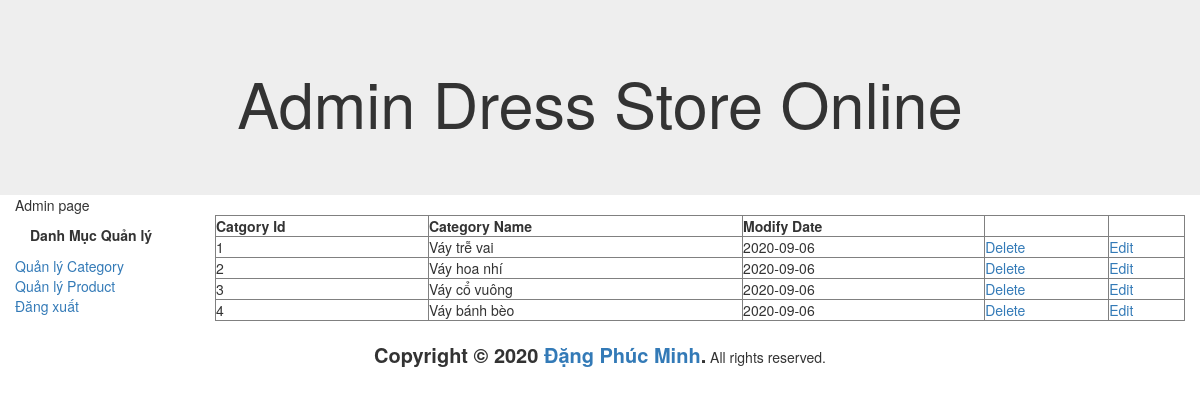
Page /admin/index_admin.php on the committed database.
### tables this page shows
CREATE TABLE `category` (
  `cateId` int(5) UNSIGNED NOT NULL,
  `cateName` varchar(50) NOT NULL DEFAULT '',
  `isShow` tinyint(1) DEFAULT NULL,
  `createDate` date DEFAULT NULL,
  `modifyDate` date DEFAULT NULL
);

### admin/index_admin.php (the view, shortened to what this page needs)
<?php
$conn = connectDB();
$sql = "select cateId, cateName, modifyDate from category";
$result = mysqli_query($conn, $sql);
?>
<!DOCTYPE html>
<html>
<head>
<link rel="stylesheet" href="../css/bootstrap.min.css"/>
<link rel="stylesheet" href="css/style.css"/>
</head>
<body>
<div class="jumbotron">
    <div class="container text-center">
        <h1>Admin Dress Store Online</h1>
    </div>
</div>
<div class="container-fluid">
    <div class="row">
        <div class="col-lg-12">Admin page</div>
    </div>
</div>
<div class="container-fluid">
    <div class="row">
        <div class="col-lg-2">
            <table class="table1">
                <tr>
                    <th class="panel-heading">Danh Mục Quản lý</th>
                </tr>
                <tr>
                    <td><a href="select_category.php">Quản lý Category</a></td>
                </tr>
                <tr>
                    <td><a href="select_product.php">Quản lý Product</a></td>
                </tr>
                <tr>
                    <td><a href="../index.php">Đăng xuất</a></td>
                </tr>
            </table>
        </div>
        <div class="col-lg-10">
            <table style="width:100%" border = "1">
                <tr>
                    <th>Catgory Id</th>
                    <th>Category Name</th>
                    <th>Modify Date</th>
                    <th></th>
                    <th></th>
                </tr>
                <?php
                if ( mysqli_num_rows( $result ) > 0 ) {
                    while ( $row = mysqli_fetch_assoc( $result ) ) {
                        ?>
                <tr>
                    <td><?php echo $row['cateId']?></td>
                    <td><?php echo $row['cateName']?></td>
                    <td><?php echo $row['modifyDate']?></td>
                    <td><a href="delete_category.php?id=<?php echo $row['cateId']?>">Delete</a></td>
                    <td><a href="Adding_Category.php?id=<?php echo $row['cateId']?>">Edit</a></td>
                </tr>
                <?php
                }
                } else {
                    echo "0 results";
                }
                ?>
            </table>
        </div>
    </div>
</div>
    <?php require_once 'layouts/footer.php' ?>
</body>
</html>

### admin/css/style.css (style rules this page uses)
.jumbotron { margin-bottom: 0; }

### admin/index_admin.php (style rules this page uses)
.jumbotron { margin-bottom: 0; }

### rows in the picture
category: cateId "1", cateName "Váy trễ vai", modifyDate "2020-09-06"
category: cateId "2", cateName "Váy hoa nhí", modifyDate "2020-09-06"
category: cateId "3", cateName "Váy cổ vuông", modifyDate "2020-09-06"
category: cateId "4", cateName "Váy bánh bèo", modifyDate "2020-09-06"
